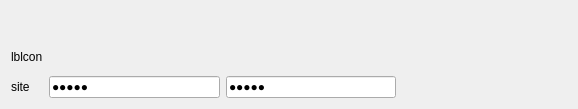
<?xml version="1.0" encoding="UTF-8"?>
<ui version="4.0">
 <class>credentialwidget</class>
 <widget class="QWidget" name="credentialwidget">
  <property name="geometry">
   <rect>
    <x>0</x>
    <y>0</y>
    <width>578</width>
    <height>109</height>
   </rect>
  </property>
  <property name="sizePolicy">
   <sizepolicy hsizetype="Expanding" vsizetype="Expanding">
    <horstretch>0</horstretch>
    <verstretch>0</verstretch>
   </sizepolicy>
  </property>
  <property name="windowTitle">
   <string>Form</string>
  </property>
  <layout class="QGridLayout" name="gridLayout">
   <item row="2" column="2">
    <widget class="QLineEdit" name="editLogin">
     <property name="text">
      <string>12334</string>
     </property>
     <property name="echoMode">
      <enum>QLineEdit::Password</enum>
     </property>
     <property name="readOnly">
      <bool>true</bool>
     </property>
    </widget>
   </item>
   <item row="2" column="4">
    <widget class="QLineEdit" name="editPassword">
     <property name="text">
      <string>12344</string>
     </property>
     <property name="echoMode">
      <enum>QLineEdit::Password</enum>
     </property>
     <property name="readOnly">
      <bool>true</bool>
     </property>
    </widget>
   </item>
   <item row="0" column="5" rowspan="2">
    <spacer name="horizontalSpacer">
     <property name="orientation">
      <enum>Qt::Horizontal</enum>
     </property>
     <property name="sizeHint" stdset="0">
      <size>
       <width>154</width>
       <height>20</height>
      </size>
     </property>
    </spacer>
   </item>
   <item row="2" column="1">
    <widget class="QLabel" name="lblSite">
     <property name="text">
      <string>site</string>
     </property>
    </widget>
   </item>
   <item row="1" column="1">
    <widget class="QLabel" name="lblIcon">
     <property name="text">
      <string>lblcon</string>
     </property>
    </widget>
   </item>
  </layout>
 </widget>
 <resources/>
 <connections/>
</ui>
